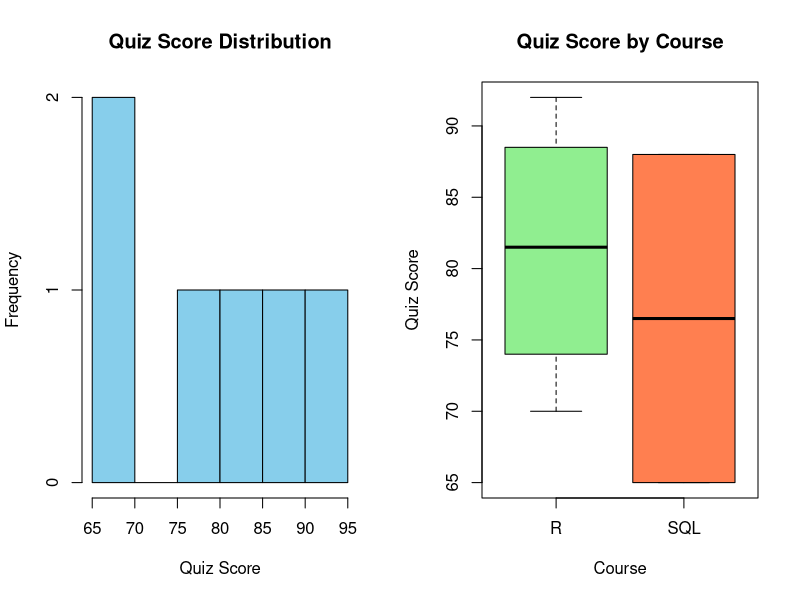
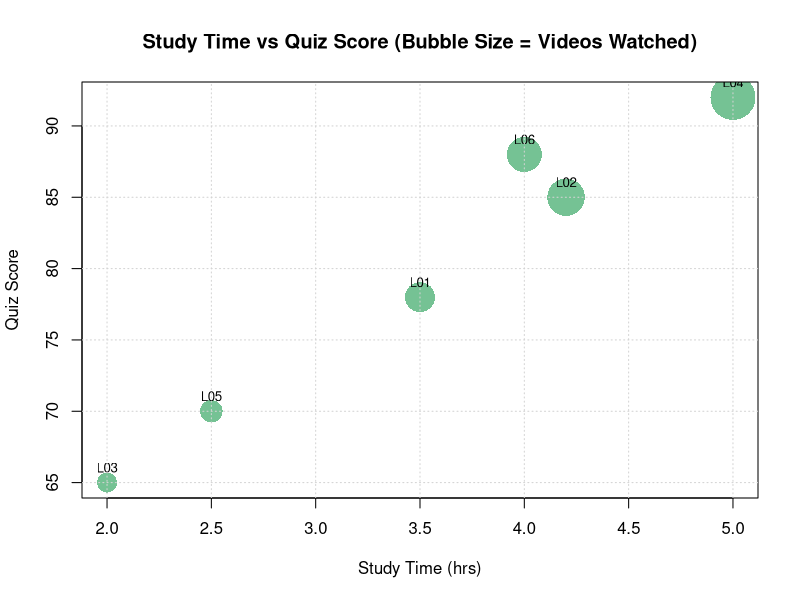
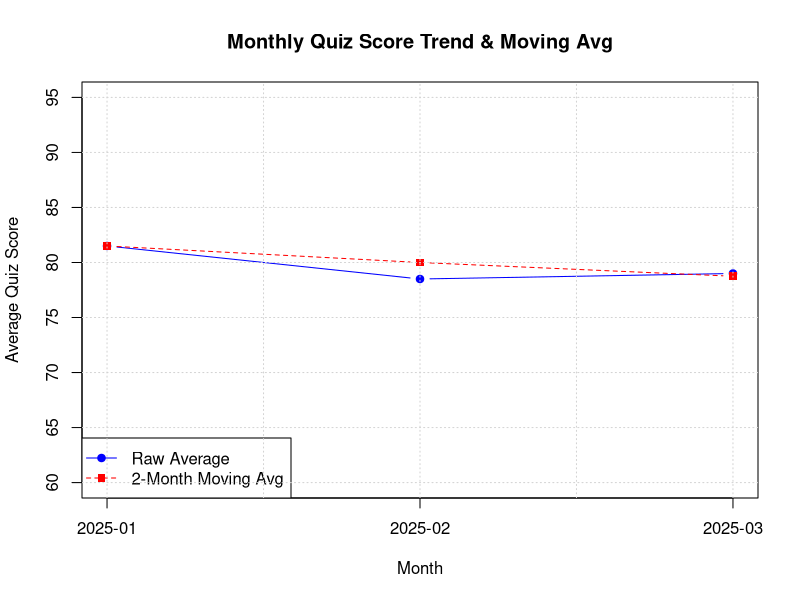
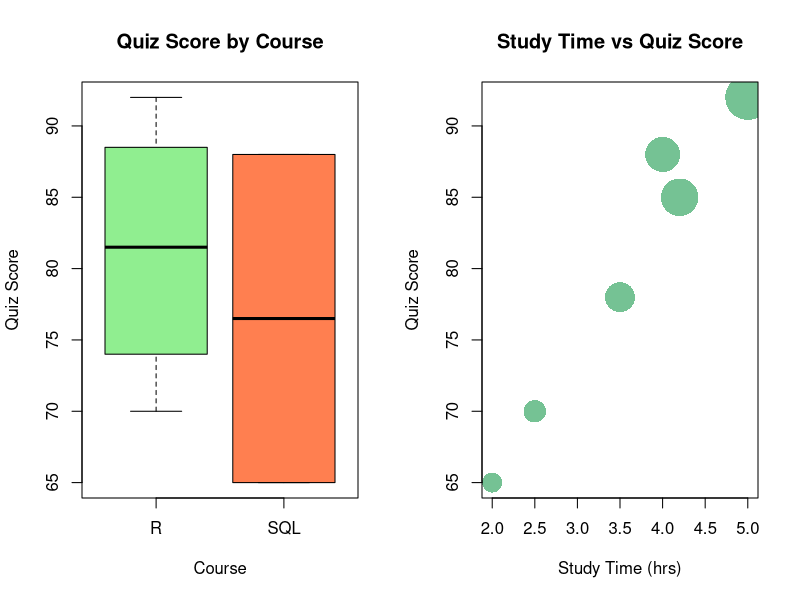

Reproduce these figures in R, in order.
# Experiment 8: Online Learning Activity Analysis
# Course: Data Handling and Visualization

# Q1: Import the dataset in R. Plot a histogram for Quiz_Score. Draw a boxplot of Quiz_Score by Course.
df8 <- read.csv("data/Online_Learning_Activity.csv")
cat("--- Experiment 8: Online Learning Activity Analysis ---\n")
print(df8)

png("outputs/exp8_q1_hist_boxplot.png", width=1000, height=500)
par(mfrow=c(1,2))
hist(df8$Quiz_Score, col="skyblue", xlab="Quiz Score", ylab="Frequency", main="Quiz Score Distribution")
boxplot(Quiz_Score ~ Course, data=df8, col=c("lightgreen", "coral"), 
        xlab="Course", ylab="Quiz Score", main="Quiz Score by Course")
dev.off()

# Q2: Create a scatter plot between Study_Time and Quiz_Score. Represent Videos_Watched using bubble size. Apply transparency.
png("outputs/exp8_q2_scatter_bubble.png", width=800, height=600)
plot(df8$Study_Time, df8$Quiz_Score, cex=df8$Videos_Watched/3, 
     col=rgb(0.1, 0.6, 0.3, 0.6), pch=16, 
     xlab="Study Time (hrs)", ylab="Quiz Score", 
     main="Study Time vs Quiz Score (Bubble Size = Videos Watched)")
text(df8$Study_Time, df8$Quiz_Score, labels=df8$Student_ID, pos=3, cex=0.8)
grid()
dev.off()
cat("Learning Pattern: The bubble plot shows that students who study longer generally achieve higher quiz scores and tend to watch more videos.\n")

# Q3: Convert Login_Date into Date format. Calculate the average quiz score per month. Plot a line chart. Apply moving average smoothing.
df8$Date_Obj <- as.Date(df8$Login_Date, "%Y-%m-%d")
df8$Month <- format(df8$Date_Obj, "%Y-%m")
monthly_avg <- aggregate(Quiz_Score ~ Month, data=df8, mean)

# Moving average smoothing (Window = 2)
moving_avg <- numeric(nrow(monthly_avg))
for (i in 1:nrow(monthly_avg)) {
  if (i == 1) {
    moving_avg[i] <- monthly_avg$Quiz_Score[i]
  } else {
    moving_avg[i] <- (monthly_avg$Quiz_Score[i] + monthly_avg$Quiz_Score[i-1]) / 2
  }
}
monthly_avg$Smoothed_Quiz_Score <- moving_avg
print(monthly_avg)

png("outputs/exp8_q3_monthly_trend.png", width=800, height=600)
plot(1:nrow(monthly_avg), monthly_avg$Quiz_Score, type="b", xaxt="n", col="blue", pch=19,
     xlab="Month", ylab="Average Quiz Score", main="Monthly Quiz Score Trend & Moving Avg", ylim=c(60, 95))
lines(1:nrow(monthly_avg), monthly_avg$Smoothed_Quiz_Score, type="b", col="red", lty=2, pch=15)
axis(1, at=1:nrow(monthly_avg), labels=monthly_avg$Month)
legend("bottomleft", legend=c("Raw Average", "2-Month Moving Avg"), col=c("blue", "red"), lty=c(1,2), pch=c(19,15))
grid()
dev.off()

# Q4: Simple interactive dashboard simulation.
png("outputs/exp8_q4_dashboard_simulation.png", width=1200, height=600)
par(mfrow=c(1,2))
boxplot(Quiz_Score ~ Course, data=df8, col=c("lightgreen", "coral"), 
        xlab="Course", ylab="Quiz Score", main="Quiz Score by Course")
plot(df8$Study_Time, df8$Quiz_Score, cex=df8$Videos_Watched/3, 
     col=rgb(0.1, 0.6, 0.3, 0.6), pch=16, 
     xlab="Study Time (hrs)", ylab="Quiz Score", main="Study Time vs Quiz Score")
dev.off()
cat("Experiment 8 successfully completed. Plots saved to outputs/.\n\n")
